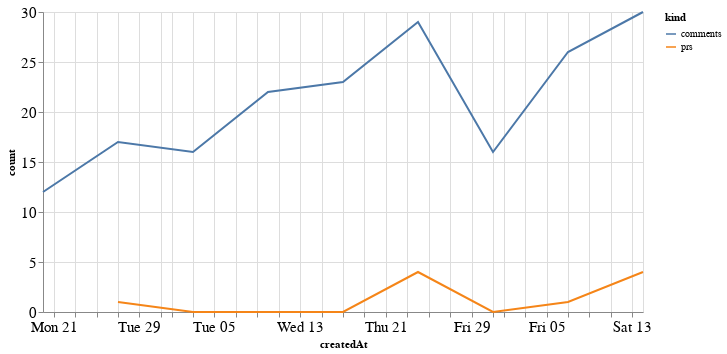

The code cell stored with this chart in its notebook:
### Code cell
alt.Chart(total_time, width=600).mark_line().encode(
    x='createdAt',
    y='count',
    color='kind'
)

### Figure 1 — Vega-Lite specification as saved in the notebook (floating-point values rounded to 4 significant figures)
{"config": {"axisLeft": {"labelFontSize": 15}, "axisBottom": {"labelFontSize": 15}}, "data": {"name": "data-d57d1cd48f936fb590fa1e08de3fd00a"}, "mark": "line", "encoding": {"color": {"type": "nominal", "field": "kind"}, "x": {"type": "temporal", "field": "createdAt"}, "y": {"type": "quantitative", "field": "count"}}, "width": 600, "$schema": "https://vega.github.io/schema/vega-lite/v4.8.1.json", "datasets": {"data-d57d1cd48f936fb590fa1e08de3fd00a": [{"createdAt": "2020-12-27T00:00:00", "kind": "prs", "count": 1.0}, {"createdAt": "2021-01-03T00:00:00", "kind": "prs", "count": 0.0}, {"createdAt": "2021-01-10T00:00:00", "kind": "prs", "count": 0.0}, {"createdAt": "2021-01-17T00:00:00", "kind": "prs", "count": 0.0}, {"createdAt": "2021-01-24T00:00:00", "kind": "prs", "count": 4.0}, {"createdAt": "2021-01-31T00:00:00", "kind": "prs", "count": 0.0}, {"createdAt": "2021-02-07T00:00:00", "kind": "prs", "count": 1.0}, {"createdAt": "2021-02-14T00:00:00", "kind": "prs", "count": 4.0}, {"createdAt": "2020-12-20T00:00:00", "kind": "prs", "count": null}, {"createdAt": "2020-12-27T00:00:00", "kind": "comments", "count": 17.0}, {"createdAt": "2021-01-03T00:00:00", "kind": "comments", "count": 16.0}, {"createdAt": "2021-01-10T00:00:00", "kind": "comments", "count": 22.0}, {"createdAt": "2021-01-17T00:00:00", "kind": "comments", "count": 23.0}, {"createdAt": "2021-01-24T00:00:00", "kind": "comments", "count": 29.0}, {"createdAt": "2021-01-31T00:00:00", "kind": "comments", "count": 16.0}, {"createdAt": "2021-02-07T00:00:00", "kind": "comments", "count": 26.0}, {"createdAt": "2021-02-14T00:00:00", "kind": "comments", "count": 30.0}, {"createdAt": "2020-12-20T00:00:00", "kind": "comments", "count": 12.0}]}}
